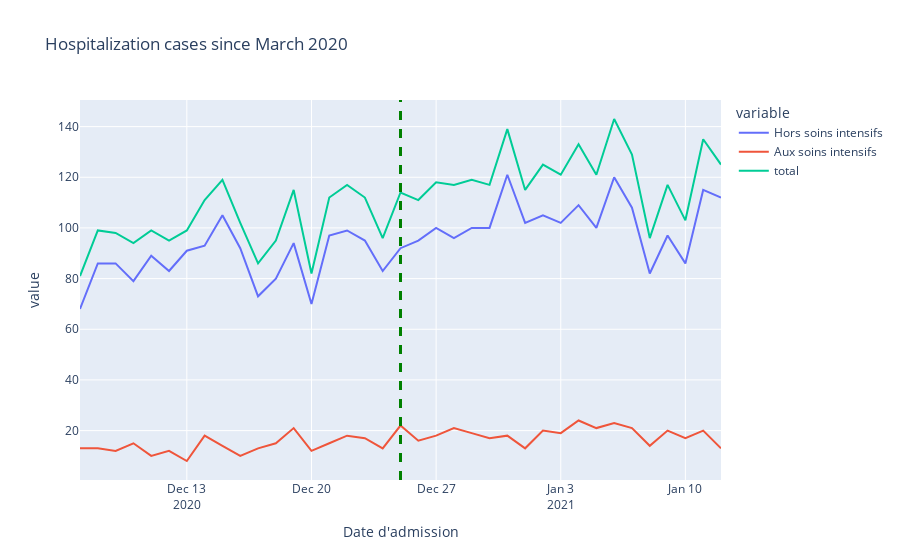

This figure's notebook cell:
### Code cell
fig = px.line(df_lockdown_2, x = "Date d'admission", y= df_lockdown_2.columns,
              hover_data={"Date d'admission" : "|%Y %m, %d"},
              title='Hospitalization cases since March 2020')

#fig.add_vline(x='2020-03-20', line_width=3, line_dash="dash", line_color="green")
#fig.add_vline(x='2020-08-31', line_width=3, line_dash="dash", line_color="green")
fig.add_vline(x='2020-12-25', line_width=3, line_dash="dash", line_color="green")

fig.update_xaxes(
    #dtick='M1',
    #tickformat="%b\n%Y"
)
fig.show()
